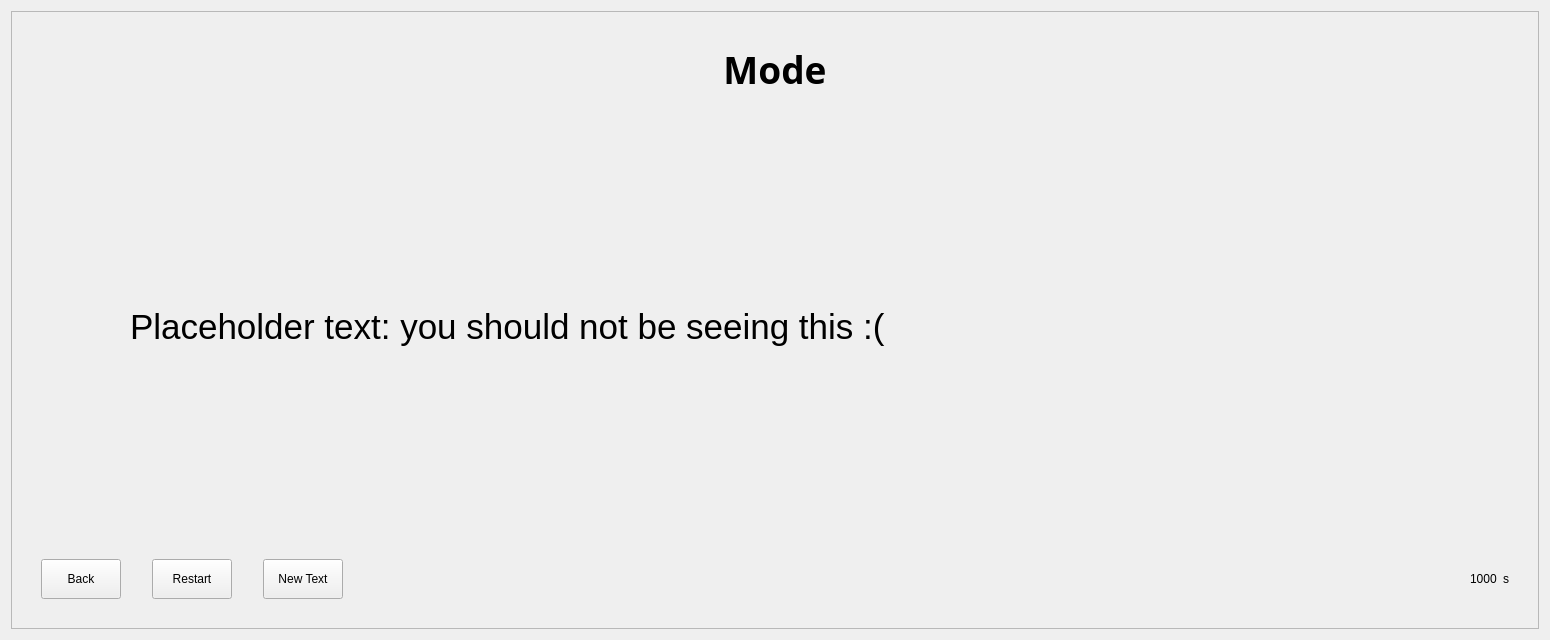
<?xml version="1.0" encoding="UTF-8"?>
<ui version="4.0">
 <class>typingWindow</class>
 <widget class="QWidget" name="typingWindow">
  <property name="geometry">
   <rect>
    <x>0</x>
    <y>0</y>
    <width>1550</width>
    <height>640</height>
   </rect>
  </property>
  <property name="windowTitle">
   <string>Typing window</string>
  </property>
  <layout class="QVBoxLayout" name="verticalLayout">
   <item>
    <widget class="QScrollArea" name="scrollArea">
     <property name="focusPolicy">
      <enum>Qt::NoFocus</enum>
     </property>
     <property name="widgetResizable">
      <bool>true</bool>
     </property>
     <widget class="QWidget" name="scrollAreaWidgetContents">
      <property name="geometry">
       <rect>
        <x>0</x>
        <y>0</y>
        <width>1530</width>
        <height>620</height>
       </rect>
      </property>
      <property name="minimumSize">
       <size>
        <width>1500</width>
        <height>600</height>
       </size>
      </property>
      <layout class="QVBoxLayout" name="verticalLayout_2">
       <item>
        <widget class="QLineEdit" name="lineInput">
         <property name="sizePolicy">
          <sizepolicy hsizetype="Fixed" vsizetype="Fixed">
           <horstretch>0</horstretch>
           <verstretch>0</verstretch>
          </sizepolicy>
         </property>
         <property name="minimumSize">
          <size>
           <width>0</width>
           <height>0</height>
          </size>
         </property>
         <property name="maximumSize">
          <size>
           <width>0</width>
           <height>0</height>
          </size>
         </property>
         <property name="maxLength">
          <number>100000</number>
         </property>
        </widget>
       </item>
       <item>
        <spacer name="verticalSpacer_3">
         <property name="orientation">
          <enum>Qt::Vertical</enum>
         </property>
         <property name="sizeType">
          <enum>QSizePolicy::Fixed</enum>
         </property>
         <property name="sizeHint" stdset="0">
          <size>
           <width>0</width>
           <height>17</height>
          </size>
         </property>
        </spacer>
       </item>
       <item>
        <widget class="QLabel" name="labelTitle">
         <property name="sizePolicy">
          <sizepolicy hsizetype="Preferred" vsizetype="Preferred">
           <horstretch>0</horstretch>
           <verstretch>0</verstretch>
          </sizepolicy>
         </property>
         <property name="minimumSize">
          <size>
           <width>0</width>
           <height>50</height>
          </size>
         </property>
         <property name="sizeIncrement">
          <size>
           <width>0</width>
           <height>0</height>
          </size>
         </property>
         <property name="font">
          <font>
           <family>Sans Serif</family>
           <pointsize>28</pointsize>
           <weight>75</weight>
           <bold>true</bold>
          </font>
         </property>
         <property name="styleSheet">
          <string notr="true"/>
         </property>
         <property name="text">
          <string>Mode</string>
         </property>
         <property name="alignment">
          <set>Qt::AlignBottom|Qt::AlignHCenter</set>
         </property>
        </widget>
       </item>
       <item>
        <spacer name="verticalSpacer">
         <property name="orientation">
          <enum>Qt::Vertical</enum>
         </property>
         <property name="sizeType">
          <enum>QSizePolicy::Expanding</enum>
         </property>
         <property name="sizeHint" stdset="0">
          <size>
           <width>20</width>
           <height>20</height>
          </size>
         </property>
        </spacer>
       </item>
       <item>
        <widget class="QLabel" name="labelMainText">
         <property name="sizePolicy">
          <sizepolicy hsizetype="Expanding" vsizetype="Expanding">
           <horstretch>0</horstretch>
           <verstretch>0</verstretch>
          </sizepolicy>
         </property>
         <property name="font">
          <font>
           <pointsize>26</pointsize>
          </font>
         </property>
         <property name="styleSheet">
          <string notr="true">padding: 0 100px; font-size: 26pt;</string>
         </property>
         <property name="lineWidth">
          <number>1</number>
         </property>
         <property name="midLineWidth">
          <number>1</number>
         </property>
         <property name="text">
          <string>Placeholder text: you should not be seeing this :(</string>
         </property>
         <property name="textFormat">
          <enum>Qt::RichText</enum>
         </property>
         <property name="scaledContents">
          <bool>false</bool>
         </property>
         <property name="alignment">
          <set>Qt::AlignLeading|Qt::AlignLeft|Qt::AlignVCenter</set>
         </property>
         <property name="wordWrap">
          <bool>true</bool>
         </property>
         <property name="margin">
          <number>0</number>
         </property>
         <property name="indent">
          <number>-1</number>
         </property>
         <property name="textInteractionFlags">
          <set>Qt::NoTextInteraction</set>
         </property>
        </widget>
       </item>
       <item>
        <spacer name="verticalSpacer_2">
         <property name="orientation">
          <enum>Qt::Vertical</enum>
         </property>
         <property name="sizeType">
          <enum>QSizePolicy::Expanding</enum>
         </property>
         <property name="sizeHint" stdset="0">
          <size>
           <width>20</width>
           <height>20</height>
          </size>
         </property>
        </spacer>
       </item>
       <item>
        <layout class="QHBoxLayout" name="horizontalLayoutButtons">
         <property name="sizeConstraint">
          <enum>QLayout::SetFixedSize</enum>
         </property>
         <property name="topMargin">
          <number>0</number>
         </property>
         <item>
          <spacer name="horizontalSpacer_3">
           <property name="orientation">
            <enum>Qt::Horizontal</enum>
           </property>
           <property name="sizeType">
            <enum>QSizePolicy::Fixed</enum>
           </property>
           <property name="sizeHint" stdset="0">
            <size>
             <width>20</width>
             <height>20</height>
            </size>
           </property>
          </spacer>
         </item>
         <item>
          <widget class="QPushButton" name="buttonMainMenu">
           <property name="sizePolicy">
            <sizepolicy hsizetype="Preferred" vsizetype="Preferred">
             <horstretch>0</horstretch>
             <verstretch>0</verstretch>
            </sizepolicy>
           </property>
           <property name="minimumSize">
            <size>
             <width>0</width>
             <height>40</height>
            </size>
           </property>
           <property name="cursor">
            <cursorShape>PointingHandCursor</cursorShape>
           </property>
           <property name="focusPolicy">
            <enum>Qt::NoFocus</enum>
           </property>
           <property name="text">
            <string>Back</string>
           </property>
           <property name="autoDefault">
            <bool>false</bool>
           </property>
           <property name="default">
            <bool>false</bool>
           </property>
          </widget>
         </item>
         <item>
          <spacer name="horizontalSpacer">
           <property name="orientation">
            <enum>Qt::Horizontal</enum>
           </property>
           <property name="sizeType">
            <enum>QSizePolicy::Fixed</enum>
           </property>
           <property name="sizeHint" stdset="0">
            <size>
             <width>25</width>
             <height>20</height>
            </size>
           </property>
          </spacer>
         </item>
         <item>
          <widget class="QPushButton" name="buttonRestart">
           <property name="sizePolicy">
            <sizepolicy hsizetype="Preferred" vsizetype="Preferred">
             <horstretch>0</horstretch>
             <verstretch>0</verstretch>
            </sizepolicy>
           </property>
           <property name="cursor">
            <cursorShape>PointingHandCursor</cursorShape>
           </property>
           <property name="focusPolicy">
            <enum>Qt::NoFocus</enum>
           </property>
           <property name="text">
            <string>Restart</string>
           </property>
          </widget>
         </item>
         <item>
          <spacer name="horizontalSpacer_2">
           <property name="orientation">
            <enum>Qt::Horizontal</enum>
           </property>
           <property name="sizeType">
            <enum>QSizePolicy::Fixed</enum>
           </property>
           <property name="sizeHint" stdset="0">
            <size>
             <width>25</width>
             <height>20</height>
            </size>
           </property>
          </spacer>
         </item>
         <item>
          <widget class="QPushButton" name="buttonNewText">
           <property name="sizePolicy">
            <sizepolicy hsizetype="Preferred" vsizetype="Preferred">
             <horstretch>0</horstretch>
             <verstretch>0</verstretch>
            </sizepolicy>
           </property>
           <property name="cursor">
            <cursorShape>PointingHandCursor</cursorShape>
           </property>
           <property name="focusPolicy">
            <enum>Qt::NoFocus</enum>
           </property>
           <property name="text">
            <string>New Text</string>
           </property>
          </widget>
         </item>
         <item>
          <spacer name="horizontalSpacer_7">
           <property name="orientation">
            <enum>Qt::Horizontal</enum>
           </property>
           <property name="sizeHint" stdset="0">
            <size>
             <width>80</width>
             <height>20</height>
            </size>
           </property>
          </spacer>
         </item>
         <item>
          <widget class="QLabel" name="labelTime">
           <property name="text">
            <string>1000</string>
           </property>
          </widget>
         </item>
         <item>
          <widget class="QLabel" name="labelUnit">
           <property name="text">
            <string>s</string>
           </property>
          </widget>
         </item>
         <item>
          <spacer name="horizontalSpacer_4">
           <property name="orientation">
            <enum>Qt::Horizontal</enum>
           </property>
           <property name="sizeType">
            <enum>QSizePolicy::Fixed</enum>
           </property>
           <property name="sizeHint" stdset="0">
            <size>
             <width>20</width>
             <height>20</height>
            </size>
           </property>
          </spacer>
         </item>
        </layout>
       </item>
       <item>
        <spacer name="verticalSpacer_4">
         <property name="orientation">
          <enum>Qt::Vertical</enum>
         </property>
         <property name="sizeType">
          <enum>QSizePolicy::Fixed</enum>
         </property>
         <property name="sizeHint" stdset="0">
          <size>
           <width>20</width>
           <height>20</height>
          </size>
         </property>
        </spacer>
       </item>
      </layout>
     </widget>
    </widget>
   </item>
  </layout>
 </widget>
 <resources/>
 <connections/>
</ui>
